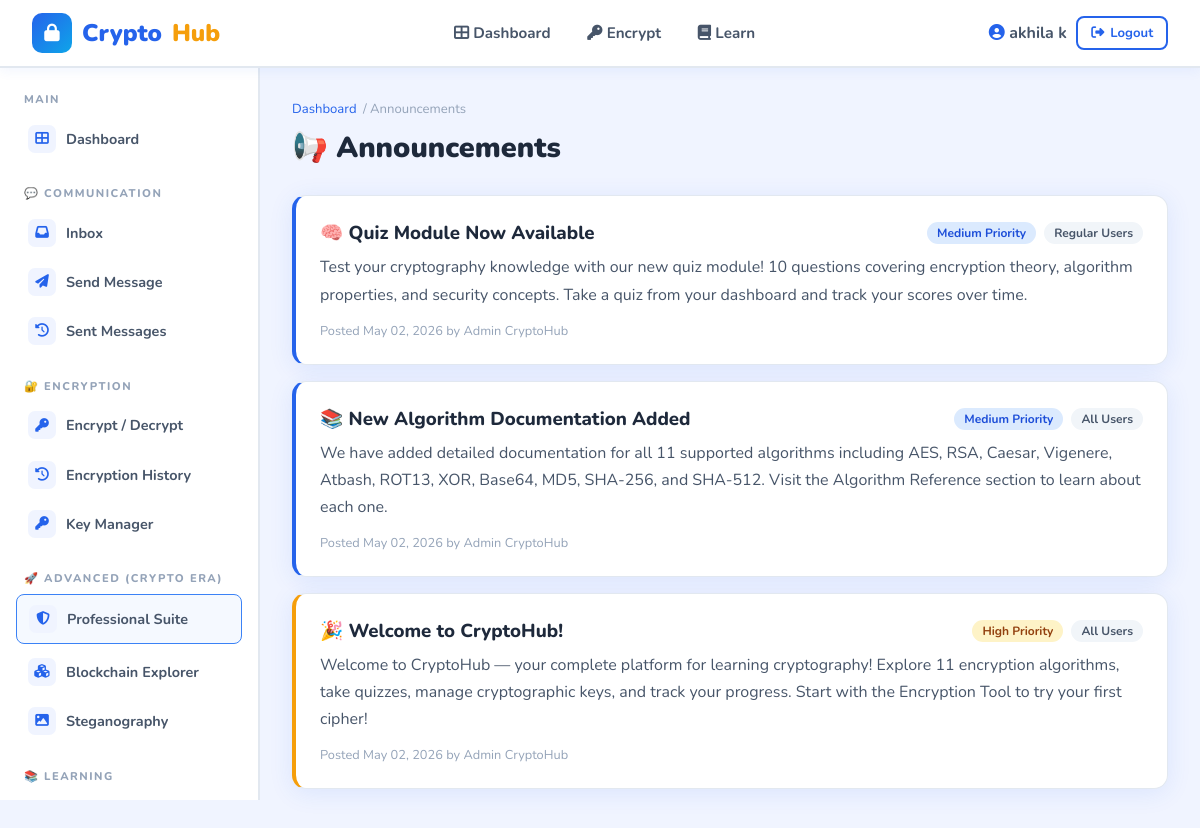
/announcements/ (signed in), run on the app's committed database.
### crypto_app/models.py (models this page shows, shortened)
class Announcement(models.Model):
    PRIORITY_CHOICES = [
        ('LOW', 'Low'),
        ('MEDIUM', 'Medium'),
        ('HIGH', 'High'),
        ('CRITICAL', 'Critical'),
    ]
    title = models.CharField(max_length=200)
    content = models.TextField()
    priority = models.CharField(max_length=10, choices=PRIORITY_CHOICES, default='MEDIUM')
    is_active = models.BooleanField(default=True)
    target_audience = models.CharField(max_length=20, choices=[
        ('ALL', 'All Users'), ('USERS', 'Regular Users'), ('ADMIN', 'Admins Only')
    ], default='ALL')
    created_by = models.ForeignKey(User, on_delete=models.SET_NULL, null=True)
    created_at = models.DateTimeField(default=timezone.now)
    expires_at = models.DateTimeField(null=True, blank=True)
    class Meta:
        ordering = ['-created_at']

### crypto_app/views.py (the view)
# urls.py: path('announcements/', views.announcements_view, name='announcements'),
@login_required
def announcements_view(request):
    announcements = Announcement.objects.filter(
        is_active=True, target_audience__in=['ALL', 'USERS']
    )
    return render(request, 'crypto_app/announcements.html', {'announcements': announcements})

### crypto_app/templates/crypto_app/announcements.html (shortened to what this page needs)
{% extends 'crypto_app/base.html' %}
{% block body %}
<div class="app-layout">
    {% include 'crypto_app/user_sidebar.html' %}
    <main class="main-content fade-in">
        <div class="page-header">
            <div class="breadcrumb"><a href="{% url 'dashboard' %}">Dashboard</a> / Announcements</div>
            <h1>📢 Announcements</h1>
        </div>
        {% if announcements %}
            {% for ann in announcements %}
            <div class="card" style="margin-bottom:1rem;border-left:4px solid {% if ann.priority == 'CRITICAL' %}var(--danger){% elif ann.priority == 'HIGH' %}var(--warning){% elif ann.priority == 'MEDIUM' %}var(--primary){% else %}var(--success){% endif %};">
                <div class="card-body">
                    <div style="display:flex;align-items:center;justify-content:space-between;margin-bottom:0.5rem;flex-wrap:wrap;gap:0.5rem;">
                        <h3 style="font-weight:800;">{{ ann.title }}</h3>
                        <div style="display:flex;gap:0.5rem;">
                            <span class="badge-tag {% if ann.priority == 'CRITICAL' %}badge-red{% elif ann.priority == 'HIGH' %}badge-amber{% elif ann.priority == 'MEDIUM' %}badge-blue{% else %}badge-green{% endif %}">
                                {{ ann.get_priority_display }} Priority
                            </span>
                            <span class="badge-tag badge-gray">{{ ann.get_target_audience_display }}</span>
                        </div>
                    </div>
                    <p style="color:var(--text-mid);line-height:1.7;">{{ ann.content }}</p>
                    <p style="font-size:0.8rem;color:var(--text-light);margin-top:0.8rem;">
                        Posted {{ ann.created_at|date:"M d, Y" }}{% if ann.created_by %} by {{ ann.created_by.get_full_name|default:ann.created_by.username }}{% endif %}
                    </p>
                </div>
            </div>
            {% endfor %}
        {% endif %}
    </main>
</div>
{% endblock %}

### crypto_app/templates/crypto_app/base.html (shortened to what this page needs)
<!DOCTYPE html>
<html lang="en">
<head>
    <link rel="stylesheet" href="https://cdnjs.cloudflare.com/ajax/libs/font-awesome/6.5.0/css/all.min.css">
</head>
<body>
<header class="topnav">
    <a href="{% url 'home' %}" class="brand">
        <div class="logo-icon"><i class="fas fa-lock"></i></div>
        Crypto<span class="sub">Hub</span>
    </a>
    {% if user.is_authenticated %}
    <nav>
        {% if user.is_staff %}
        <a href="{% url 'admin_dashboard' %}"><i class="fas fa-tachometer-alt"></i> Admin Panel</a>
        {% else %}
        <a href="{% url 'dashboard' %}"><i class="fas fa-th-large"></i> Dashboard</a>
        <a href="{% url 'encryption_tool' %}"><i class="fas fa-key"></i> Encrypt</a>
        <a href="{% url 'topics' %}"><i class="fas fa-book"></i> Learn</a>
        {% endif %}
    </nav>
    <div class="auth-btns">
        <span style="font-weight:700; color:var(--text-mid);">
            <i class="fas fa-user-circle" style="color:var(--primary)"></i>
            {{ user.get_full_name|default:user.username }}
        </span>
        <a href="{% url 'logout' %}" class="btn btn-outline btn-sm">
            <i class="fas fa-sign-out-alt"></i> Logout
        </a>
    </div>
    {% endif %}
</header>
{% block body %}{% endblock %}
</body>
</html>

### crypto_app/templates/crypto_app/base.html (style rules this page uses)
:root { --primary: #2563EB; --primary-light: #3B82F6; --primary-dark: #1D4ED8; --secondary: #0EA5E9; --accent: #F59E0B; --success: #10B981; --danger: #EF4444; --warning: #F59E0B; --info: #06B6D4; --bg: #F0F4FF; --bg-white: #FFFFFF; --bg-card: #FFFFFF; --text-dark: #1E293B; --text-mid: #475569; --text-light: #94A3B8; --border: #E2E8F0; --shadow: 0 4px 24px rgba(37,99,235,0.10); --shadow-hover: 0 8px 32px rgba(37,99,235,0.18); --radius: 14px; --radius-sm: 8px; --sidebar-w: 260px; --header-h: 68px; --font-main: 'Nunito', sans-serif; --font-mono: 'Space Mono', monospace; }
* { box-sizing: border-box; margin: 0; padding: 0; }
body { font-family: var(--font-main); background: var(--bg); color: var(--text-dark); min-height: 100vh; }
.topnav { background: #fff; border-bottom: 2px solid var(--border); padding: 0 2rem; height: var(--header-h); display: flex; align-items: center; justify-content: space-between; position: sticky; top: 0; z-index: 100; box-shadow: 0 2px 12px rgba(37,99,235,0.07); }
.topnav .brand { display: flex; align-items: center; gap: 10px; text-decoration: none; font-size: 1.5rem; font-weight: 900; color: var(--primary); }
.topnav .brand .logo-icon { width: 40px; height: 40px; background: linear-gradient(135deg, var(--primary), var(--secondary)); border-radius: 10px; display: flex; align-items: center; justify-content: center; color: white; font-size: 1.1rem; }
.topnav .brand span.sub { color: var(--accent); }
.topnav nav { display: flex; align-items: center; gap: 0.3rem; }
.topnav nav a { padding: 0.45rem 1rem; border-radius: var(--radius-sm); text-decoration: none; color: var(--text-mid); font-weight: 700; font-size: 0.95rem; transition: all 0.2s; }
.topnav .auth-btns { display: flex; gap: 0.6rem; align-items: center; }
.btn { display: inline-flex; align-items: center; gap: 6px; padding: 0.5rem 1.2rem; border-radius: var(--radius-sm); font-family: var(--font-main); font-weight: 700; font-size: 0.9rem; border: none; cursor: pointer; text-decoration: none; transition: all 0.2s; }
.btn-outline { background: transparent; color: var(--primary); border: 2px solid var(--primary); }
.btn-sm { padding: 0.35rem 0.8rem; font-size: 0.82rem; }
.app-layout { display: flex; min-height: calc(100vh - var(--header-h)); }
.main-content { flex: 1; padding: 2rem; overflow-x: hidden; }
.page-header { margin-bottom: 1.8rem; }
.page-header h1 { font-size: 1.8rem; font-weight: 900; color: var(--text-dark); }
.breadcrumb { display: flex; align-items: center; gap: 0.4rem; font-size: 0.82rem; color: var(--text-light); margin-bottom: 0.6rem; }
.breadcrumb a { color: var(--primary); text-decoration: none; }
.card { background: var(--bg-card); border-radius: var(--radius); box-shadow: var(--shadow); border: 1px solid var(--border); overflow: hidden; }
.card-body { padding: 1.5rem; }
.badge-tag { display: inline-flex; align-items: center; gap: 4px; padding: 3px 10px; border-radius: 20px; font-size: 0.75rem; font-weight: 700; }
.badge-blue { background: #DBEAFE; color: #1D4ED8; }
.badge-amber { background: #FEF3C7; color: #92400E; }
.badge-gray { background: #F1F5F9; color: #475569; }
.fade-in { animation: fadeIn 0.35s ease both; }

### data on the page
Announcement: title "🧠 Quiz Module Now Available", priority "Medium", target_audience "Regular Users", content "Test your cryptography knowledge with our new quiz module! 10 questions covering encryption theory, algorithm properties, and security concepts. Take a quiz from your dashboard and track your scores over time.", created_at "May 02, 2026", created_by.get_full_name "Admin CryptoHub"
Announcement: title "📚 New Algorithm Documentation Added", priority "Medium", target_audience "All Users", content "We have added detailed documentation for all 11 supported algorithms including AES, RSA, Caesar, Vigenere, Atbash, ROT13, XOR, Base64, MD5, SHA-256, and SHA-512. Visit the Algorithm Reference section to learn about each one.", created_at "May 02, 2026", created_by.get_full_name "Admin CryptoHub"
Announcement: title "🎉 Welcome to CryptoHub!", priority "High", target_audience "All Users", content "Welcome to CryptoHub — your complete platform for learning cryptography! Explore 11 encryption algorithms, take quizzes, manage cryptographic keys, and track your progress. Start with the Encryption Tool to try your first cipher!", created_at "May 02, 2026", created_by.get_full_name "Admin CryptoHub"

### other printed values
{{ user.get_full_name|default:user.username }} "akhila k"
